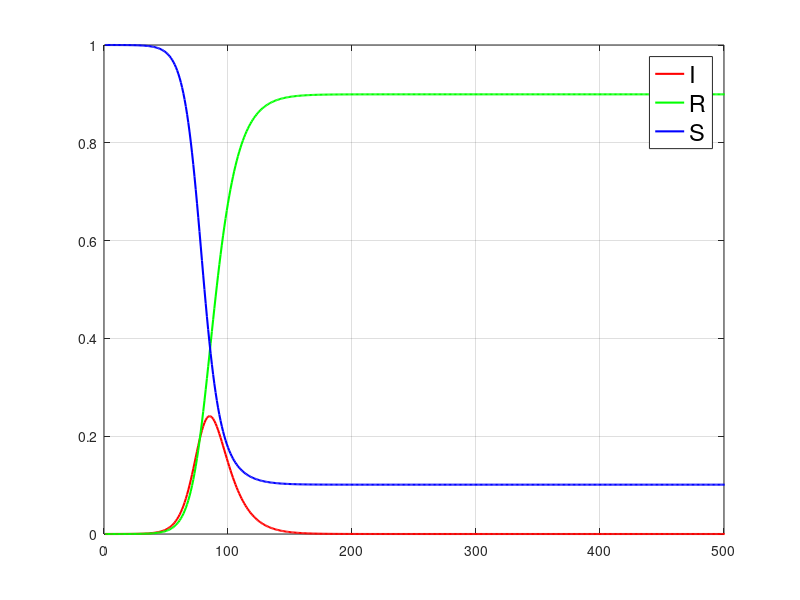
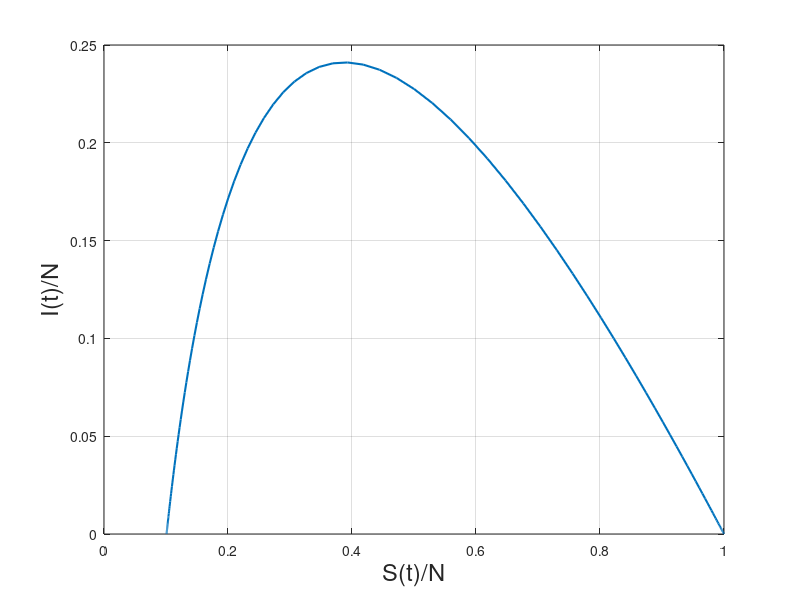
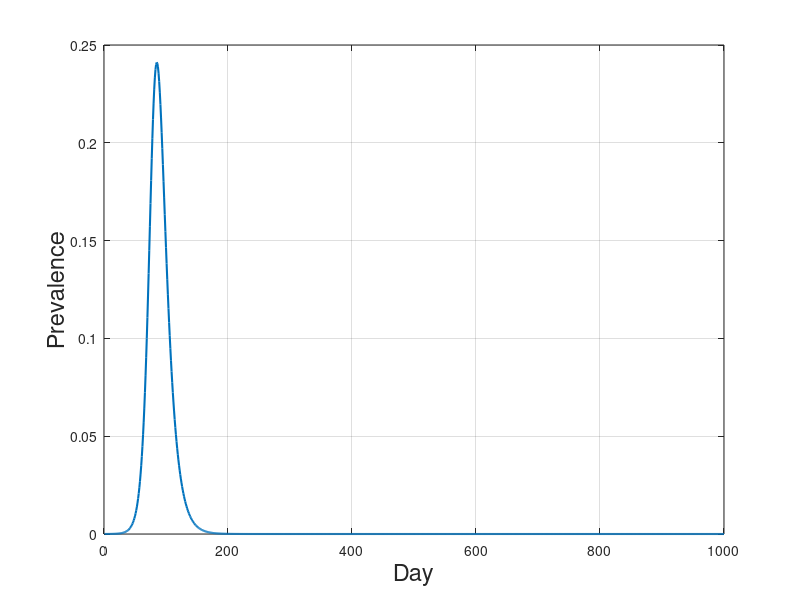
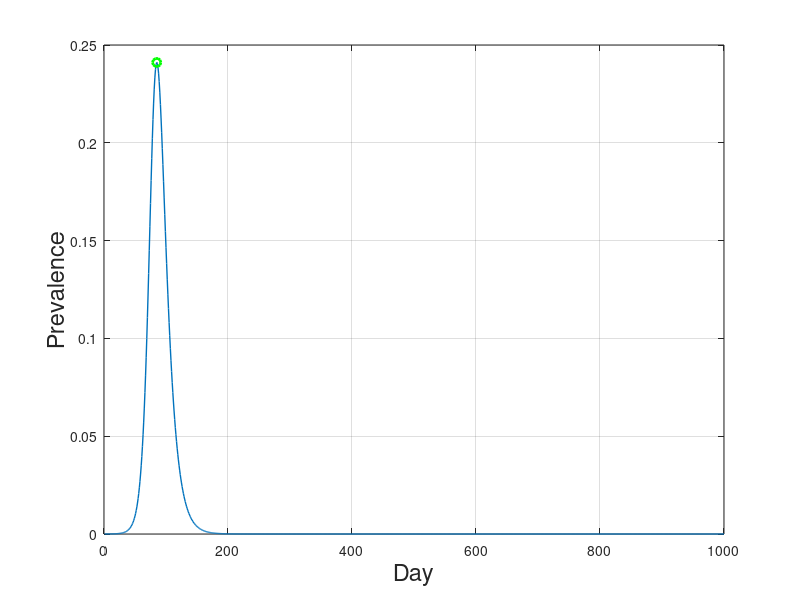

Source code (MATLAB) for these figures, in order:
% In the SIR model we have 3 epidemiological classes: Susceptible, Infected and Removed individuals.
% SIR.m - we are just looking at a static population.
clear all,close all
pkg load signal
dt=1;
N=10^6;			% The total population
beta=0.25;		% Number of contacts per day that are sufficient to spread the disease
gamma=1/10;		% Fraction of the infected group that will recover during any given day
I(1)=10;		% I(0) - initial number of infected individuals
S(1)=N-I(1);	% S(0) - initial number of susceptible individuals

% I(n) - number of infected individuals
% S(n) - number of susceptible individuals
for n=2:1000
	I(n) = I(n-1)+dt*(beta*(S(n-1)/N)-gamma)*I(n-1);
	S(n) = S(n-1)-dt*beta*S(n-1)*(I(n-1)/N);
endfor

x=S/N;			% x - susceptible fraction of the population
y=I/N;			% y - infected fraction of the population
z=1-x-y;		% z - removed fraction of the population

vreme=1:1:1000;
figure 1, 
plot(vreme,y,"r","linewidth",1.5,vreme,z,"g","linewidth",1.5,vreme,x,"b","linewidth",1.5);
leg=legend("I","R","S")
set(leg,"fontsize",17)
axis([0 500 0 1])
grid on
hold on

figure 2,
plot(x,y,"linewidth",1.5);
xlabel('S(t)/N',"fontsize",17)
ylabel('I(t)/N',"fontsize",17)
grid on
hold on

figure 3,
plot(y,"linewidth",1.5);
xlabel('Day',"fontsize",17)
ylabel('Prevalence',"fontsize",17)
grid on
hold on

[pks,loc]=findpeaks(y);
[pk ipk]=max(pks)
maxI=pk			% infected population at the peak of the epidemic
Tstar=loc(ipk)	% time where the epidemic reaches its peak
Rinf=z(end)		% removed population after the epidemic

figure 4,
plot(vreme,y,"linewidth",1,loc,pks,"go","linewidth",2);
xlabel('Day',"fontsize",17)
ylabel('Prevalence',"fontsize",17)
grid on
hold on
